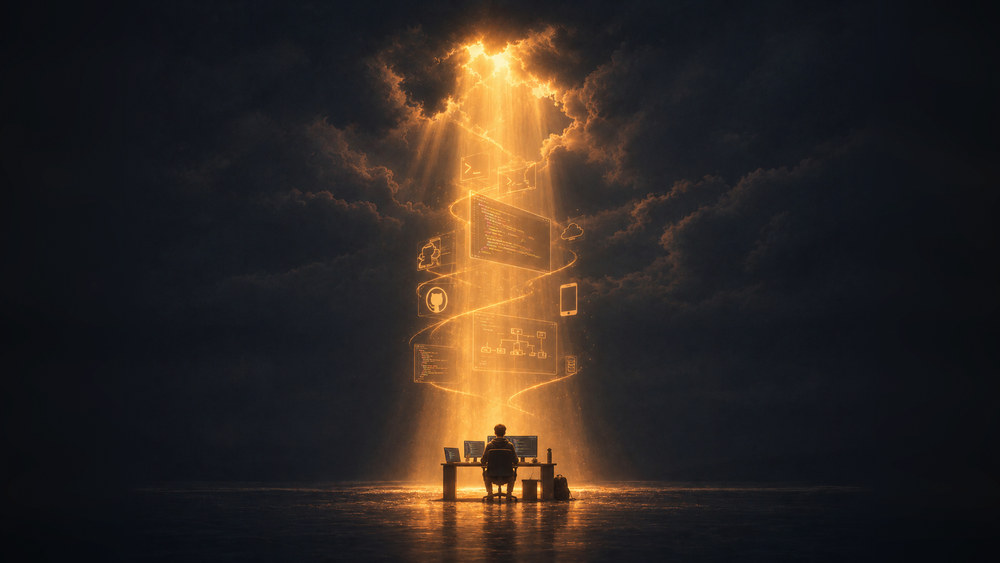
#> input picture assets/hero.png, 1000 x 563 px, shrunk from 1927 x 1084 before the run, found by its file name
$ python make_cloud_mask.py ../assets/hero.png
#> lines starting #> are read from the running program, lines starting #| are printed output that depends on the picture
"""Gera assets/cloud-mask.png: branco = nuvem (anima), preto = fixo.
Uso: python tools/make_cloud_mask.py  [--preview]"""
import sys
import numpy as np
from PIL import Image, ImageFilter

src = Image.open("assets/hero.png").convert("RGB")
#> src is the input picture: PIL image 1000x563 RGB; mean R, G, B 47.4, 39.3, 34.1
W, H = src.size
#> W = 1000; H = 563
y, x = np.mgrid[0:H, 0:W].astype(np.float32)
xn, yn = x / W, y / H

def smooth(e0, e1, v):
    t = np.clip((v - e0) / (e1 - e0), 0, 1)
    return t * t * (3 - 2 * t)

# Zona das nuvens: metade de cima, sumindo antes do horizonte
mask = 1 - smooth(0.52, 0.68, yn)

# Cone do feixe de luz (protege raios + painéis), abre a partir do topo
cx = 0.495
half = 0.045 + (yn - 0.16) * 0.11          # largura do cone cresce pra baixo
dist = np.abs(xn - cx) - np.maximum(half, 0.0)
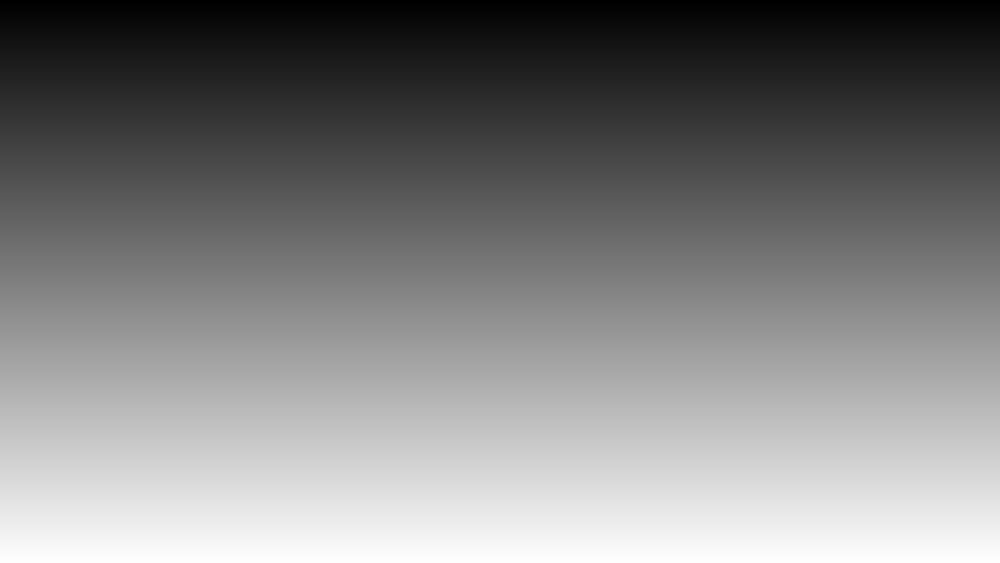
#> half: shape (563, 1000) float32; min 0.0274, max 0.137, mean 0.0823; drawn with min black and max white
cone = (1 - smooth(-0.015, 0.06, dist)) * smooth(0.13, 0.22, yn)
mask *= 1 - cone

# Bloco dos painéis flutuantes (inclui ícones laterais)
px = smooth(0.405, 0.385, xn) + smooth(0.595, 0.615, xn)   # fora em x
py = smooth(0.26, 0.24, yn) + smooth(0.70, 0.73, yn)        # fora em y
panels = 1 - np.clip(px + py, 0, 1)
mask *= 1 - panels

img = Image.fromarray((np.clip(mask, 0, 1) * 255).astype(np.uint8), "L")
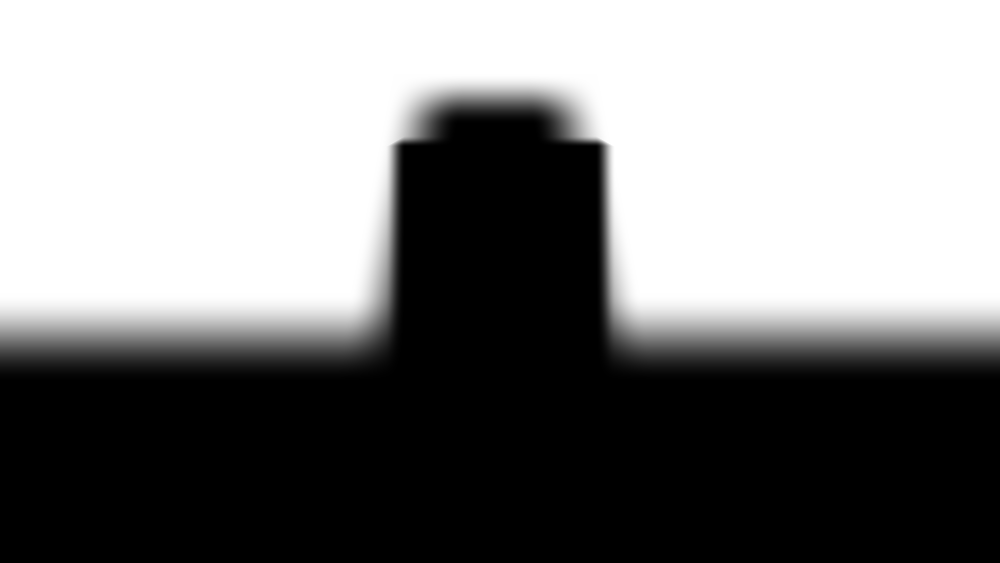
#> img: PIL image 1000x563 L; min 0, max 255, mean 130.7
img = img.filter(ImageFilter.GaussianBlur(10))
img.save("assets/cloud-mask.png")

if "--preview" in sys.argv:
    m = np.asarray(img, np.float32)[..., None] / 255
    s = np.asarray(src, np.float32)
    tint = s * (1 - m * 0.6) + np.array([255, 0, 120]) * m * 0.6
    Image.fromarray(tint.astype(np.uint8)).save(sys.argv[-1])
print("ok", W, H)
#| ok 1000 563
